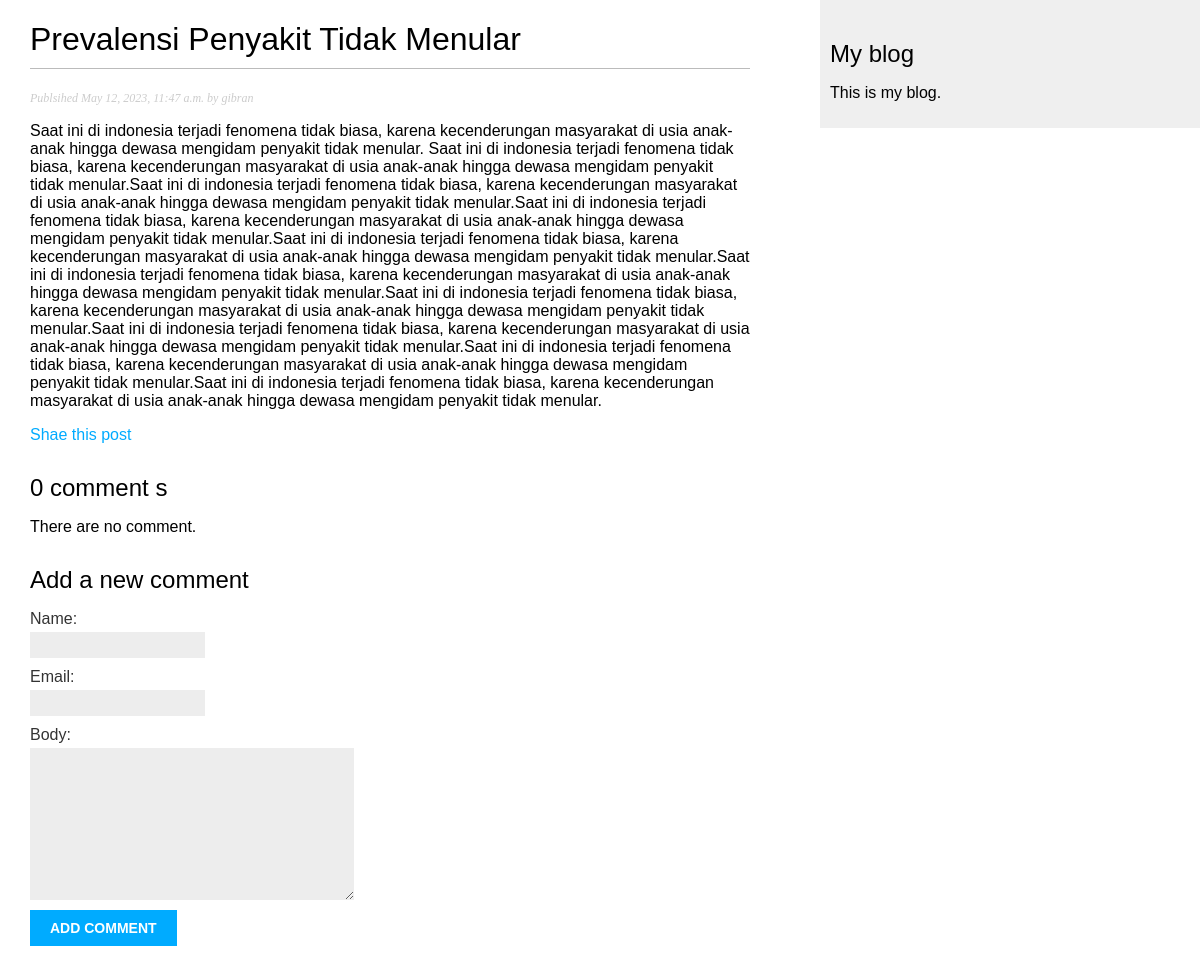
Page /blog/2023/5/12/prevalensi-penyakit-tidak-menular on the committed database.
### blog/models.py (models this page shows, shortened)
class Post(models.Model):
    class Status(models.TextChoices):
        DRAFT= 'DF','Draft'
        PUBLISHED = 'PB','Published'
    title = models.CharField(max_length=250)
    slug = models.SlugField(max_length=250, unique_for_date='publish')
    author = models.ForeignKey(User, on_delete=models.CASCADE, related_name='blog_posts')
    body = models.TextField()
    publish = models.DateTimeField(default=timezone.now)
    created = models.DateTimeField(auto_created=True)
    updated = models.DateTimeField(auto_now=True)
    status = models.CharField(max_length=2, choices=Status.choices, default=Status.DRAFT)
    objects = models.Manager()
    published = PublishManager()
    class Meta:
        ordering = ['-publish']
        indexes = [
            models.Index(fields=['-publish'])
        ]

### blog/views.py (the view)
# urls.py: path('<int:year>/<int:month>/<int:day>/<slug:post>', views.post_detail, name='post_detail'),
def post_detail(request, year, month, day, post):
    post = get_object_or_404(Post,
                             status = Post.Status.PUBLISHED,
                             slug=post,
                             publish__year=year,
                             publish__month=month,
                             publish__day=day)
    comments = post.comments.filter(active=True)
    form = CommentForm()
    return render(request, 'blog/post/detail.html', {'post':post,'comments':comments,'form':form})

### blog/forms.py
class CommentForm(forms.ModelForm):
    class Meta:
        model = Comment
        fields = ['name','email','body']

### blog/templates/blog/post/detail.html (shortened to what this page needs)
{% extends "blog/base.html" %}
{% block content %}
    <h1>{{ post.title }}</h1>
    <p class="date">
        Publsihed {{ post.publish }} by {{ post.author }}
    </p>
    {{ post.body|linebreaks }}
    <p>
        <a href="{% url "blog:post_share" post.id %}">
            Shae this post
        </a>
    </p>
    {% with comments.count as total_comments %}
        <h2>
            {{ total_comments }} comment {{ total_comments|pluralize }}
        </h2>
    {% endwith %}
    {% for comment in comments %}
        <div class="comment">
            <p class="info">
                Comment {{ forloop.counter }} by {{ comment.name}} {{ comment.created }}
            </p>
            {{ comment.body|linebreaks}}
        </div>
    {% empty %}
        <p>There are no comment.</p>
    {% endfor %}
    {% include "blog/post/includes/comment_form.html" %}
{% endblock %}

### blog/static/css/blog.css (style rules this page uses)
body { margin:0; padding:0; font-family:helvetica, sans-serif; }
a { color:#00abff; text-decoration:none; }
h1 { font-weight:normal; border-bottom:1px solid #bbb; padding:0 0 10px 0; }
h2 { font-weight:normal; margin:30px 0 0; }
p.date { color:#ccc; font-family: georgia, serif; font-size: 12px; font-style: italic; }
label { float:left; clear:both; color:#333; margin-bottom:4px; }
input, textarea { clear:both; float:left; margin:0 0 10px; background:#ededed; border:0; padding:6px 10px; font-size:12px; }

### rows in the picture
Post: title "Prevalensi Penyakit Tidak Menular", publish "May 12, 2023, 11:47 a.m.", author "gibran", body "Saat ini di indonesia terjadi fenomena tidak biasa, karena kecenderungan masyarakat di usia anak-anak hingga dewasa mengidam penyakit tidak menular. Saat ini di indonesia terjadi fenomena tidak biasa, karena kecenderungan masyarakat di usia anak-anak hingga dewasa mengidam penyakit tidak menular.Saat ini di indonesia terjadi fenomena tidak biasa, karena kecenderungan masyarakat di usia anak-anak hingga dewasa mengidam penyakit tidak menular.Saat ini di indonesia terjadi fenomena tidak biasa, karena kecenderungan masyarakat di usia anak-anak hingga dewasa mengidam penyakit tidak menular.Saat ini di indonesia terjadi fenomena tidak biasa, karena kecenderungan masyarakat di usia anak-anak…"

### other values in the picture
{{ total_comments }} "0"
